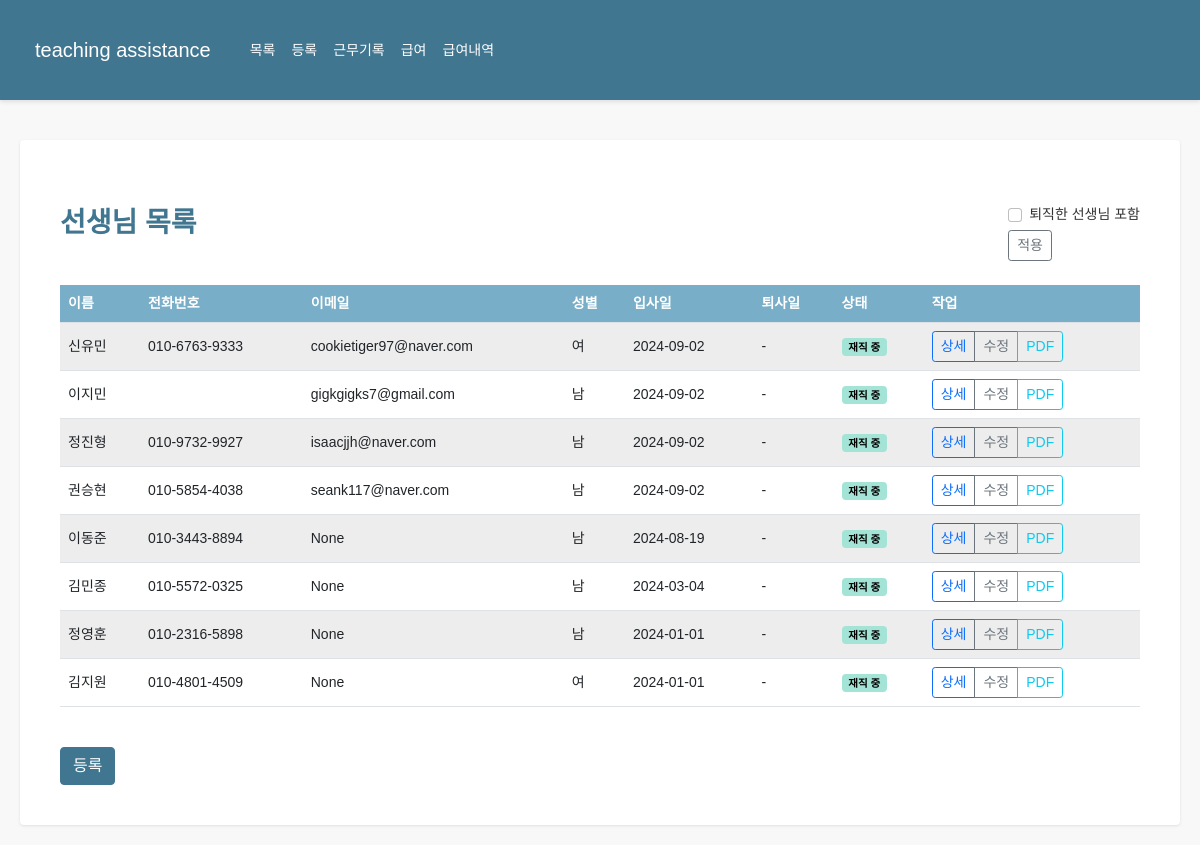
Page /teachers/ (signed in) on the earlier database version.
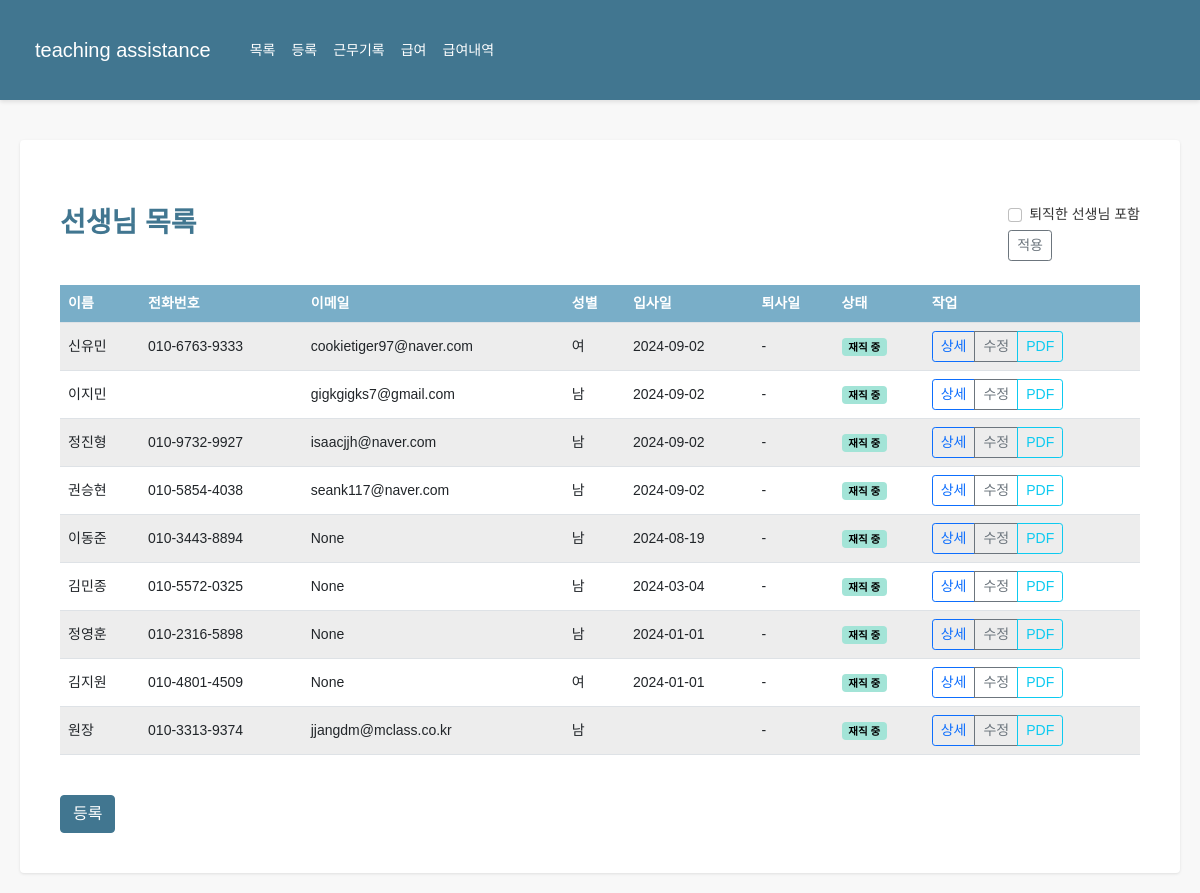
Same page on the later database version.
### teachers/models.py (models this page shows, shortened)
class Teacher(models.Model):
    GENDER_CHOICES = [
        ('M', '남'),
        ('F', '여'),
    ]
    name = models.CharField(max_length=100, verbose_name='이름')
    phone_number = models.CharField(
        max_length=11,
        validators=[validate_phone_number],
        blank=True,
        null=True,
        verbose_name='전화번호'
    )
    email = models.EmailField(blank=True, null=True, verbose_name='이메일')
    gender = models.CharField(max_length=1, choices=GENDER_CHOICES, blank=True, null=True, verbose_name='성별')
    hire_date = models.DateField(blank=True, null=True, verbose_name='입사일')
    resignation_date = models.DateField(null=True, blank=True, verbose_name='퇴사일')
    bank = models.ForeignKey('common.Bank', on_delete=models.SET_NULL, blank=True, null=True, verbose_name='거래은행')
    account_number = models.CharField(max_length=20, blank=True, null=True, verbose_name='급여계좌')
    base_salary = models.IntegerField(blank=True, null=True, verbose_name='급여기준', default=15000)
    additional_salary = models.IntegerField(blank=True, null=True, verbose_name='추가급여', default=0)
    other_info = models.TextField(blank=True, null=True, verbose_name='기타')
    is_active = models.BooleanField(default=True, verbose_name="재직 중")
    extra_field1 = models.CharField(max_length=100, blank=True, null=True, verbose_name='예비1')
    extra_field2 = models.CharField(max_length=100, blank=True, null=True, verbose_name='예비2')
    extra_field3 = models.CharField(max_length=100, blank=True, null=True, verbose_name='예비3')
    extra_field4 = models.CharField(max_length=100, blank=True, null=True, verbose_name='예비4')
    class Meta:
        verbose_name = '교사'
        verbose_name_plural = '교사'

### teachers/views.py (the view)
# urls.py: path('', views.TeacherListView.as_view(), name='teacher_list'),
class TeacherListView(LoginRequiredMixin, ListView):
    model = Teacher
    template_name = 'teachers/teacher_list.html'
    context_object_name = 'teachers'
    def get_queryset(self):
        queryset = Teacher.objects.all()
        show_inactive = self.request.GET.get('show_inactive') == 'on'
        if not show_inactive:
            queryset = queryset.filter(is_active=True)
        return queryset.order_by('-hire_date')
    def get_context_data(self, **kwargs):
        context = super().get_context_data(**kwargs)
        context['show_inactive'] = self.request.GET.get('show_inactive') == 'on'
        return context

### teachers/templatetags/custom_filters.py (called while the page is built)
@register.filter(name='phone_number')
def phone_number(number):
    if not number:
        return ''
    number = ''.join(filter(str.isdigit, number))
    if len(number) == 11:
        return f"{number[:3]}-{number[3:7]}-{number[7:]}"
    elif len(number) == 10:
        return f"{number[:3]}-{number[3:6]}-{number[6:]}"
    else:
        return number

### templates/teachers/teacher_list.html (shortened to what this page needs)
{% extends 'base.html' %}
{% load humanize %}
{% load custom_filters %}
{% block content %}
<div class="container mt-4">
    <div class="d-flex justify-content-between align-items-center mb-4">
        <h3>선생님 목록</h3>
        <form method="get" action="{% url 'teachers:teacher_list' %}" class="form-inline">
            <div class="form-check">
                <input type="checkbox" id="show_inactive" name="show_inactive" class="form-check-input" {% if show_inactive %}checked{% endif %}>
                <label class="form-check-label" for="show_inactive">퇴직한 선생님 포함</label>
            </div>
            <button type="submit" class="btn btn-sm btn-outline-secondary ml-2">적용</button>
        </form>
    </div>
    <div class="table-responsive">
        <table class="table table-striped table-hover">
            <thead class="thead-light">
                <tr>
                    <th>이름</th>
                    <th>전화번호</th>
                    <th>이메일</th>
                    <th>성별</th>
                    <th>입사일</th>
                    <th>퇴사일</th>
                    <th>상태</th>
                    <th>작업</th>
                </tr>
            </thead>
            <tbody>
                {% for teacher in teachers %}
                <tr>
                    <td>{{ teacher.name }}</td>
                    <td>{{ teacher.phone_number|phone_number }}</td>
                    <td>{{ teacher.email }}</td>
                    <td>{{ teacher.get_gender_display }}</td>
                    <td>{{ teacher.hire_date|date:"Y-m-d" }}</td>
                    <td>{{ teacher.resignation_date|date:"Y-m-d"|default:"-" }}</td>
                    <td>
                        {% if teacher.is_active %}
                            <span class="badge badge-active">재직 중</span>
                        {% else %}
                            <span class="badge badge-inactive">퇴직</span>
                        {% endif %}
                    </td>
                    <td>
                        <div class="btn-group" role="group">
                            <a href="{% url 'teachers:teacher_detail' teacher.id %}" class="btn btn-sm btn-outline-primary">상세</a>
                            <a href="{% url 'teachers:teacher_update' teacher.id %}" class="btn btn-sm btn-outline-secondary">수정</a>
                            <a href="{% url 'teachers:teacher_pdf_report' teacher.id %}" class="btn btn-sm btn-outline-info">PDF</a>
                        </div>
                    </td>
                </tr>
                {% empty %}
                <tr>
                    <td colspan="8" class="text-center">등록된 선생님이 없습니다.</td>
                </tr>
                {% endfor %}
            </tbody>
        </table>
    </div>
    <div class="text-right mt-4">
        <a href="{% url 'teachers:teacher_create' %}" class="btn btn-primary">등록</a>
    </div>
</div>
{% endblock %}

Differences in the rows shown:
added Teacher: name "원장", phone_number "010-3313-9374", email "jjangdm@mclass.co.kr", gender "남", resignation_date "-", is_active "재직 중"
